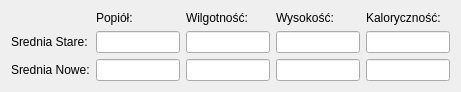
  <widget class="QWidget" name="layoutWidget">
   <property name="geometry">
    <rect>
     <x>530</x>
     <y>440</y>
     <width>461</width>
     <height>81</height>
    </rect>
   </property>
   <layout class="QGridLayout" name="gridLayout">
    <item row="1" column="0">
     <widget class="QLabel" name="label">
      <property name="text">
       <string>Srednia Stare:</string>
      </property>
     </widget>
    </item>
    <item row="2" column="3">
     <widget class="QLineEdit" name="lineEdit_wysAvg_2">
      <property name="readOnly">
       <bool>true</bool>
      </property>
     </widget>
    </item>
    <item row="0" column="4">
     <widget class="QLabel" name="label_6">
      <property name="text">
       <string>Kaloryczność:</string>
      </property>
     </widget>
    </item>
    <item row="1" column="1">
     <widget class="QLineEdit" name="lineEdit_popAvg">
      <property name="readOnly">
       <bool>true</bool>
      </property>
     </widget>
    </item>
    <item row="0" column="3">
     <widget class="QLabel" name="label_5">
      <property name="text">
       <string>Wysokość:</string>
      </property>
     </widget>
    </item>
    <item row="0" column="2">
     <widget class="QLabel" name="label_4">
      <property name="text">
       <string>Wilgotność:</string>
      </property>
     </widget>
    </item>
    <item row="2" column="1">
     <widget class="QLineEdit" name="lineEdit_popAvg_2">
      <property name="readOnly">
       <bool>true</bool>
      </property>
     </widget>
    </item>
    <item row="1" column="2">
     <widget class="QLineEdit" name="lineEdit_wilgAvg">
      <property name="readOnly">
       <bool>true</bool>
      </property>
     </widget>
    </item>
    <item row="2" column="4">
     <widget class="QLineEdit" name="lineEdit_KalAvg_2">
      <property name="readOnly">
       <bool>true</bool>
      </property>
     </widget>
    </item>
    <item row="1" column="4">
     <widget class="QLineEdit" name="lineEdit_KalAvg">
      <property name="readOnly">
       <bool>true</bool>
      </property>
     </widget>
    </item>
    <item row="2" column="2">
     <widget class="QLineEdit" name="lineEdit_wilgAvg_2">
      <property name="readOnly">
       <bool>true</bool>
      </property>
     </widget>
    </item>
    <item row="1" column="3">
     <widget class="QLineEdit" name="lineEdit_wysAvg">
      <property name="readOnly">
       <bool>true</bool>
      </property>
     </widget>
    </item>
    <item row="0" column="1">
     <widget class="QLabel" name="label_3">
      <property name="text">
       <string>Popiół:</string>
      </property>
     </widget>
    </item>
    <item row="2" column="0">
     <widget class="QLabel" name="label_2">
      <property name="text">
       <string>Srednia Nowe:</string>
      </property>
     </widget>
    </item>
   </layout>
  </widget>
